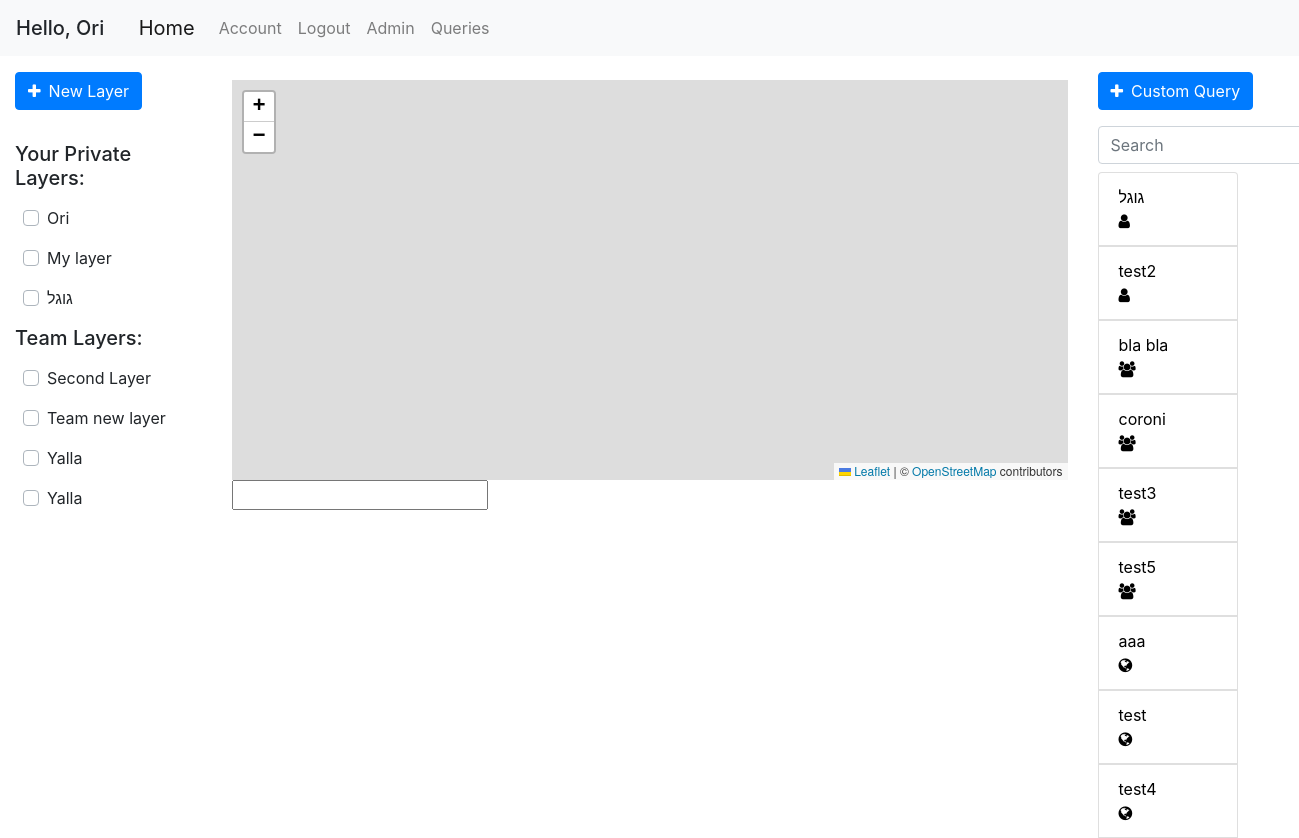
The app's page /home (signed in), older data.
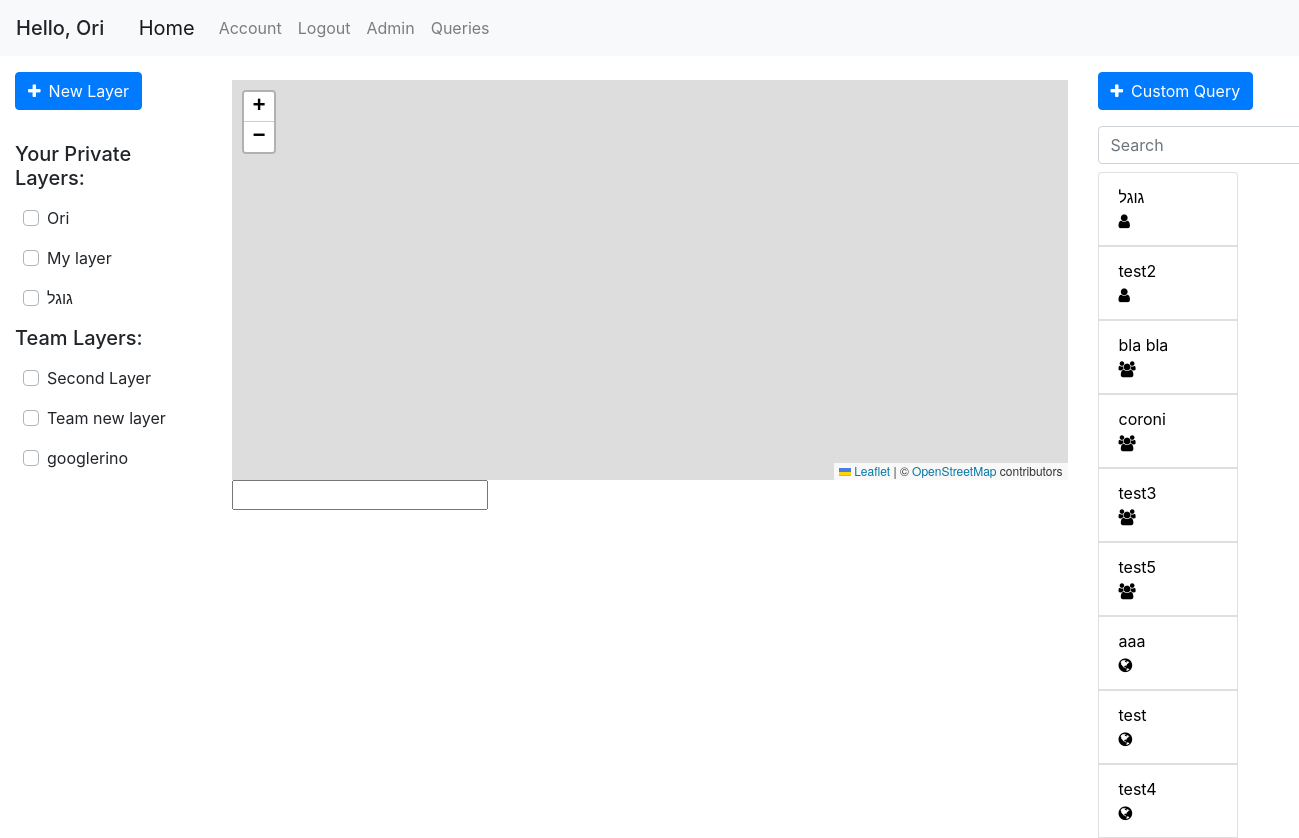
The same page, newer data.
### geoportal/models.py (models this page shows, shortened)
class User(db.Model, UserMixin):
    id = db.Column(db.Integer, primary_key=True)
    username = db.Column(db.String(20), unique=True, nullable=False)
    email = db.Column(db.String(120), unique=True, nullable=False)
    first_name = db.Column(db.String(20), nullable=False, default='')
    last_name = db.Column(db.String(20), nullable=False, default='')
    password = db.Column(db.String(60), nullable=False)
    team_id = db.Column(db.Integer, db.ForeignKey('team.id'))
    roles = db.relationship('Role', secondary='user_roles')
    layers = db.relationship('Layer', backref='user', lazy=True)
    queries = db.relationship('Query', backref='user', lazy=True)

class Layer(db.Model):
    id = db.Column(db.Integer, primary_key=True)
    name = db.Column(db.String(100), nullable=False)
    user_id = db.Column(db.Integer, db.ForeignKey('user.id'), nullable=False)
    default_color = db.Column(db.String(20), default='blue')
    only_user = db.Column(db.Boolean, default=True)
    only_team = db.Column(db.Boolean, default=False)
    public = db.Column(db.Boolean, default=False)
    points = db.relationship('Point', backref='layer', lazy=True)
    polygons = db.relationship('Polygon', backref='layer', lazy=True)

class Query(db.Model):
    id = db.Column(db.Integer, primary_key=True)
    user_id = db.Column(db.Integer, db.ForeignKey('user.id'), nullable=False, default=0)
    query_name = db.Column(db.String(120))
    db_name = db.Column(db.String(20))
    date_uploaded = db.Column(db.DateTime, nullable=False, default=datetime.datetime.now)
    last_update_time = db.Column(db.DateTime, nullable=False, default=datetime.datetime.now)
    query_text = db.Column(db.Text, nullable=False, default='')
    only_user = db.Column(db.Boolean, default=False)
    only_team = db.Column(db.Boolean, default=False)
    public = db.Column(db.Boolean, default=True)
    parameters = db.relationship('QueryTextParameters', backref='query', lazy=True)

### geoportal/main/views.py (the view)
@main.route('/')
@main.route('/home')
def home():
    return render_template('home.html', queries=get_allowed_queries(), layers=get_allowed_layers())

### geoportal/mapping/utils.py (called while the page is built)
def get_allowed_layers():
    if current_user.is_authenticated:
        layers = Layer.query.all()
        authorized_layers = []
        for layer in layers:
            if (layer.only_team and User.query.get(layer.user_id).team_id == current_user.team_id) or layer.user_id == current_user.id:
                authorized_layers.append(layer)
        layers = authorized_layers
    else:
        layers = []
    return layers

### geoportal/models.py (called while the page is built)
@login_manager.user_loader
def load_user(user_id):
    return User.query.get(int(user_id))

### geoportal/queries/utils.py (called while the page is built)
def marked_queries_first(queries):
    return sorted(queries, key=lambda query: UserMarkedQuery.query.filter(and_(UserMarkedQuery.query_id == query.id, UserMarkedQuery.user_id == current_user.id)).first() is not None, reverse=True)

def get_allowed_queries():
    if current_user.is_authenticated:
        queries = Query.query.order_by(Query.only_user.desc(), Query.public).all()
        authorized_queries = []
        for query in queries:
            if query.public or (query.only_team and User.query.get(query.user_id).team_id == current_user.team_id) or query.user_id == current_user.id:
                authorized_queries.append(query)
        queries = authorized_queries
        queries = marked_queries_first(queries)
    else:
        queries = Query.query.filter_by(public=True).all()
    return queries

### geoportal/templates/home.html (shortened to what this page needs)
{% extends "base.html" %}
{% block left_sidebar %}
{% if current_user.is_authenticated %}
<button type="button" class="btn btn-primary mb-3 mt-3" data-toggle="modal" data-target="#add-layer">
  <span class="fa fa-plus mr-2"></span>New Layer
</button>
{% endif %}
{% if current_user.is_authenticated %}
    <h5 class="disply-5 mt-3">Your Private Layers:</h5>
    {% for layer in layers %}
        {% if layer.only_user %}
        <div class="row ml-2 mt-3 custom-control custom-checkbox justify-content-between">
            <label class="custom-control-label" for="checkbox-{{ layer.id }}">{{ layer.name }}</label>
        </div>
        {% endif %}
    {% endfor %}
    <h5 class="disply-5 mt-3">Team Layers:</h5>
    {% for layer in layers %}
        {% if layer.only_team %}
        <div class="row ml-2 mt-3 custom-control custom-checkbox">
            <label class="custom-control-label" for="checkbox-{{ layer.id }}">{{ layer.name }}</label>
        </div>
        {% endif %}
    {% endfor %}
{% endif %}
{% endblock left_sidebar %}
{% block content %}
<div id="myMap" class="mt-4"></div>
<input type="text" id="current-point">
{% endblock content %}
{% block right_sidebar %}
<button type="button" class="btn btn-primary mt-3" data-toggle="modal" data-target="#run-query">
  <span class="fa fa-plus mr-2"></span>Custom Query
</button>
<form class="form-inline my-2 my-lg-0">
    <input class="form-control mr-sm-2 mt-3 mb-2" type="search" placeholder="Search" aria-label="Search" id="queries_search" onkeyup="filterQueries()">
</form>
<div class="col-sm-10 pl-0">
    <div class="list-group">
    {% for query in queries %}
        <button name="query-selector" class="list-group-item" id="{{ query.id }}" style="text-align: justify;">
            <div class="row justify-content-between pr-2">
                <div class="col-sm-10">
                    {{ query.query_name }}
                </div>
                <div class="col-sm-1">
                    {% if query.only_user %}
                        <span class="fa fa-user"></span>
                    {% elif query.only_team %}
                        <span class="fa fa-users"></span>
                    {% else %}
                        <span class="fa fa-globe"></span>
                    {% endif %}
                </div>
            </div>
        </button>
    {% endfor %}
    </div>
</div>
{% endblock right_sidebar %}

### geoportal/templates/base.html (shortened to what this page needs)
<!DOCTYPE html>
<html lang="en">
<head>
    <link rel="stylesheet" href="/static/css/bootstrap.css"/>
    <link rel="stylesheet" href="/static/css/style.css"/>
    <link rel="stylesheet" href="https://unpkg.com/leaflet@1.6.0/dist/leaflet.css"
/>
    <link rel="stylesheet" href="https://cdnjs.cloudflare.com/ajax/libs/leaflet.draw/0.4.2/leaflet.draw.css"/>
    <link rel="stylesheet" href="//cdn.datatables.net/1.10.20/css/jquery.dataTables.min.css">
    <link rel="stylesheet" href="https://cdnjs.cloudflare.com/ajax/libs/font-awesome/4.7.0/css/font-awesome.min.css">
    <link rel="stylesheet" href="https://cdn.jsdelivr.net/npm/pretty-checkbox@3.0/dist/pretty-checkbox.min.css">
    <link rel="stylesheet" href="/static/css/leaflet.contextmenu.css">
</head>
<body>
    <header class="site-header">
        <nav class="navbar navbar-expand-lg navbar-fixed-top navbar-light bg-light">
            {% if current_user.is_authenticated %}
            <h5 class="mt-2">Hello, {{ current_user.first_name }}</h5>
            {% endif %}
            <div class="container">
                <a class="navbar-brand" href="{{ url_for('main.home') }}">Home</a>
                <div class="collapse navbar-collapse" id="navbarSupportedContent">
                    <ul class="navbar-nav mr-auto">
                        {% if current_user.is_authenticated %}
                            <li class="nav-item"><a class="nav-link" href="{{ url_for('users.account') }}">Account</a></li>
                            <li class="nav-item"><a class="nav-link" href="{{ url_for('users.logout') }}">Logout</a></li>
                            <li class="nav-item"><a class="nav-link" href="{{ url_for('admin.index') }}">Admin</a></li>
                            <li class="nav-item"><a class="nav-link" href="{{ url_for('queries.get_queries') }}">Queries</a></li>
                        {% else %}
                            <li class="nav-item"><a class="nav-link" href="{{ url_for('users.login') }}">Login</a></li>
                            <li class="nav-item"><a class="nav-link" href="{{ url_for('users.register') }}">Register</a></li>
                        {% endif %}
                    </ul>
                </div>
            </div>
        </nav>
    </header>
    <div class="container-fluid" id="content">
        <div class="row">
            <div class="col-md-3 col-lg-2 sidebar">
                {% block left_sidebar %}{% endblock %}
            </div>
            <div class="col-md-6 col-lg-8 main">
                {% block content %}{% endblock %}
            </div>
            <div class="col-md-3 col-lg-2 sidebar" id="right-sidebar">
                {% block right_sidebar %}{% endblock %}
            </div>
        </div>
    </div>
</body>
</html>

### geoportal/static/css/style.css (style rules this page uses)
#myMap { height: 400px; }

Row changes from the older to the newer data that the page shows:
removed Layer: name "Yalla", shown under "Team Layers:"
removed Layer: name "Yalla", shown under "Team Layers:"
added Layer: name "googlerino", shown under "Team Layers:"
